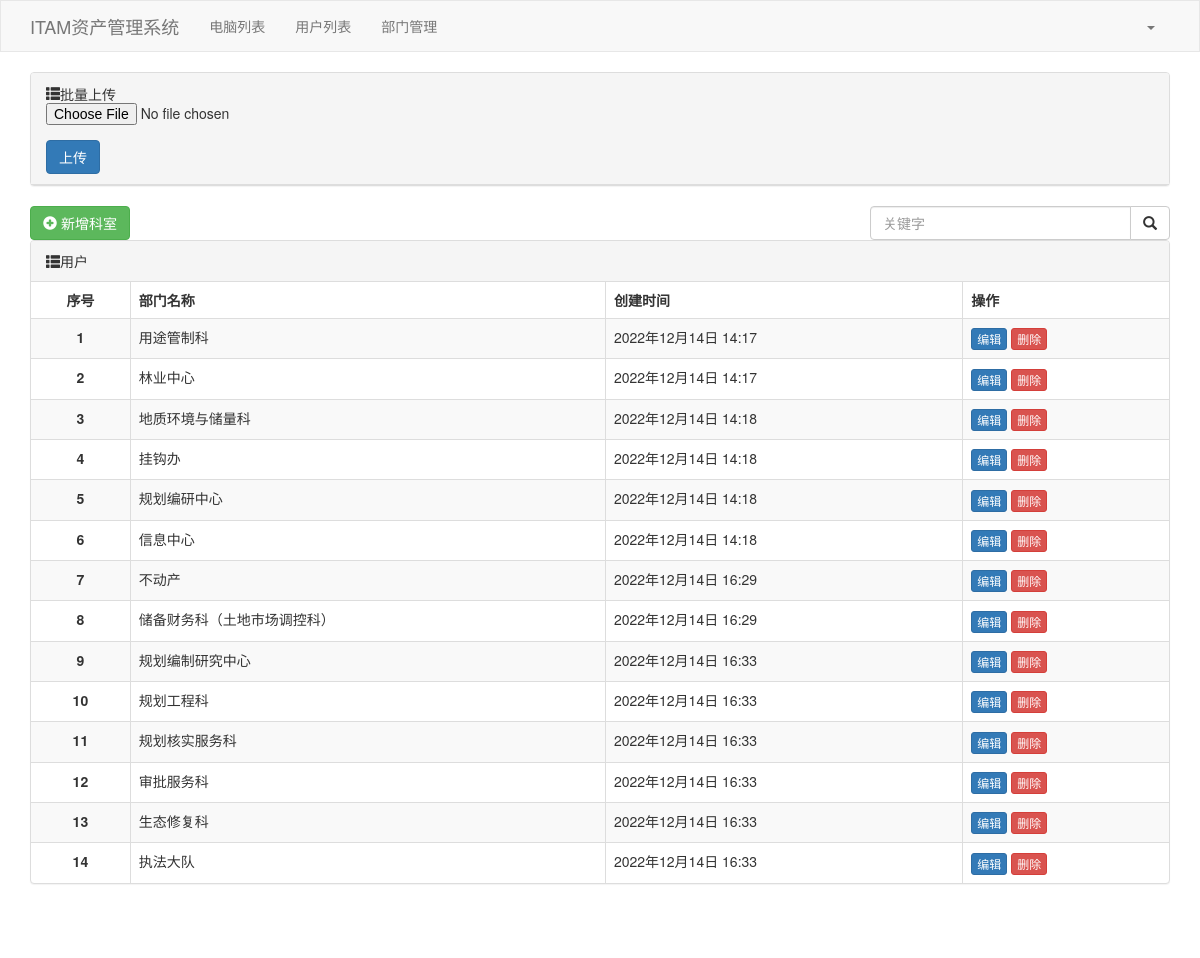
The app's page /dep/list/ with its own data.
### app1/models.py (models this page shows, shortened)
class Department(models.Model):
    departname = models.CharField(verbose_name='部门名称', max_length=16, unique=True)
    createdate = models.DateTimeField(verbose_name='创建日期', auto_now_add=True)

### app1/views.py (the view)
# urls.py: path('dep/list/', views.dep_list),
def dep_list(request):
    queryset = models.Department.objects.all()
    context = {
        'queryset': queryset
    }
    return render(request, 'dep_list.html', context)

### app1/templates/dep_list.html (shortened to what this page needs)
{% extends "layout.html" %}
{% block content %}
    <div class="container">
        <div class="panel panel-default">
            <div class="panel-heading">
                <span class="glyphicon glyphicon-th-list" aria-hidden="true">批量上传</span>
                <form method="post" enctype="multipart/form-data" action="/dep/multi/">
                    <div class="form-group">
                        <input type="file" name="excel">
                    </div>
                    <button type="submit" value="上传" class="btn btn-primary">上传</button>
                </form>
            </div>
        </div>
        <div style="margin-bottom: 10px">
            <a class="btn btn-success" href="/dep/add/">
                <span class="glyphicon glyphicon-plus-sign " aria-hidden="true"></span>
                新增科室</a>
            <div style="float:right;width: 300px">
                <form method="get">
                    <div class="input-group">
                        <input type="text" name='q' class="form-control" placeholder="关键字" value="{{ search_data }}">
                        <span class="input-group-btn">
                        <button class="btn btn-default" type="submit">
                            <span class="glyphicon glyphicon-search " aria-hidden="true"> </span>
                        </button>
                        </span>
                </form>
            </div>
        </div>
        <div class="bs-example" data-example-id="panel-without-body-with-table">
            <div class="panel panel-default">
                <div class="panel-heading">
                    <span class="glyphicon glyphicon-th-list" aria-hidden="true"></span>用户
                </div>
                <table class="table table-bordered table-striped table-hover ">
                    <thead>
                    <tr>
                        <th style="text-align: center;">序号</th>
                        <th>部门名称</th>
                        <th>创建时间</th>
                        <th>操作</th>
                    </tr>
                    </thead>
                    <tbody>
                    {% for item in queryset %}
                        <tr>
                        <th style="text-align: center;" title="{{ item.id }}">{{ forloop.counter }}</th>
                        <td>{{ item.departname }}</td>
                        <td>{{ item.createdate }}</td>
                        <td>
                            <a class="btn btn-primary btn-xs" href="/dep/{{ item.id }}/edit/">编辑</a>
                            <a class="btn btn-danger btn-xs" href="/dep/{{ item.id }}/delete/">删除</a>
                        </td>
                    {% endfor %}
                    </tbody>
                </table>
            </div>
            <div class="clearfix">
            </div>
        </div>
    </div>
{% endblock %}

### records on screen
Department: departname "用途管制科", createdate "2022年12月14日 14:17"
Department: departname "林业中心", createdate "2022年12月14日 14:17"
Department: departname "地质环境与储量科", createdate "2022年12月14日 14:18"
Department: departname "挂钩办", createdate "2022年12月14日 14:18"
Department: departname "规划编研中心", createdate "2022年12月14日 14:18"
Department: departname "信息中心", createdate "2022年12月14日 14:18"
Department: departname "不动产", createdate "2022年12月14日 16:29"
Department: departname "储备财务科（土地市场调控科）", createdate "2022年12月14日 16:29"
Department: departname "规划编制研究中心", createdate "2022年12月14日 16:33"
Department: departname "规划工程科", createdate "2022年12月14日 16:33"
Department: departname "规划核实服务科", createdate "2022年12月14日 16:33"
Department: departname "审批服务科", createdate "2022年12月14日 16:33"
Department: departname "生态修复科", createdate "2022年12月14日 16:33"
Department: departname "执法大队", createdate "2022年12月14日 16:33"
